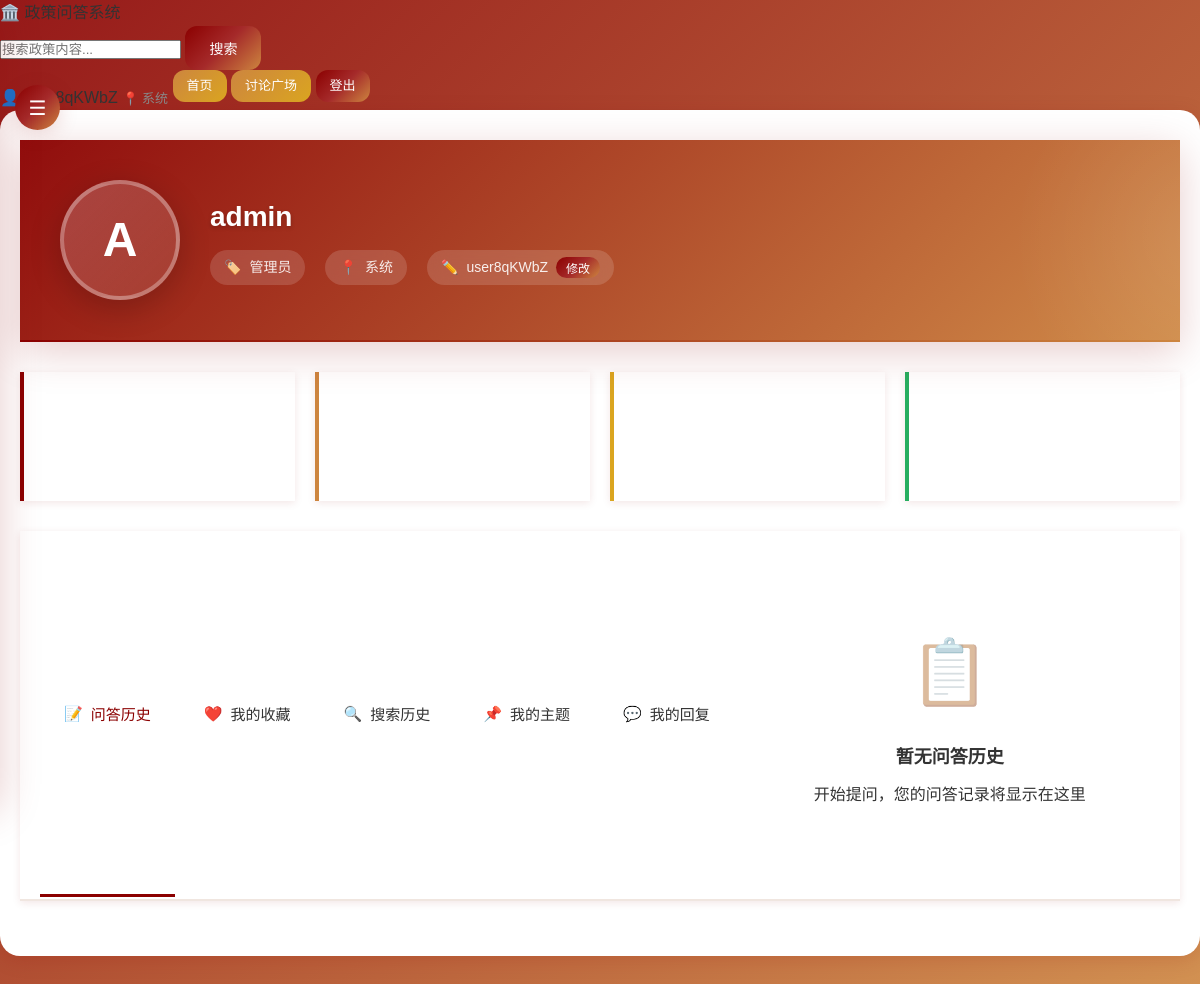
The page /profile (signed in) on the database as committed earlier.
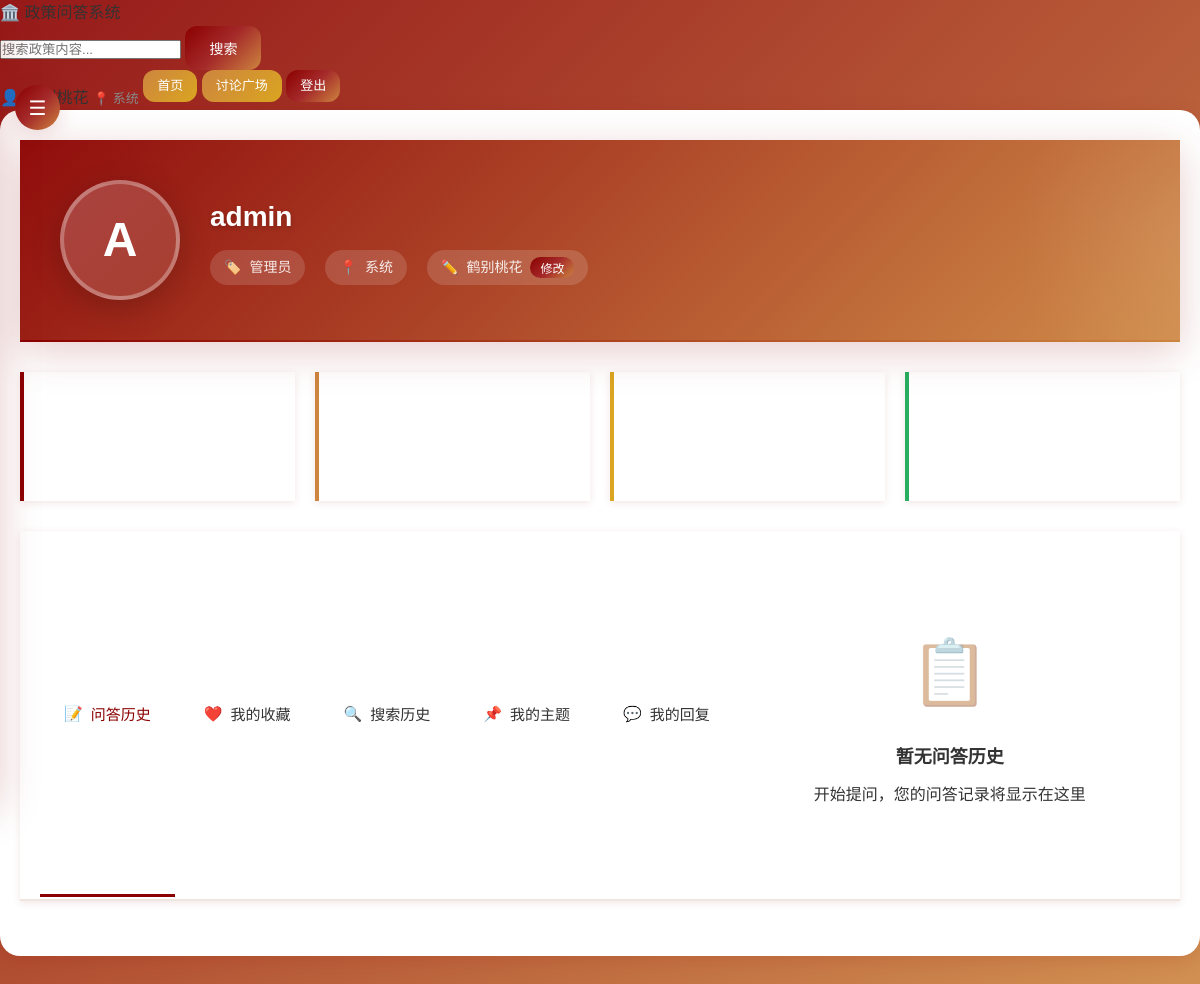
The same page on the database as committed later.
### tables this page shows
CREATE TABLE users (
            id INTEGER PRIMARY KEY AUTOINCREMENT,
            username TEXT NOT NULL UNIQUE,
            password TEXT NOT NULL,
            role TEXT NOT NULL DEFAULT 'user',
            nickname TEXT,
            region TEXT,
            ban_until TIMESTAMP,
            is_banned INTEGER DEFAULT 0,
            is_expert INTEGER DEFAULT 0,
            expert_application TEXT,
            created_at TIMESTAMP DEFAULT CURRENT_TIMESTAMP
        );

### app/routes.py (the view)
@app.route('/profile')
def profile():
    if not is_logged_in():
        return redirect(url_for('login', redirect='/profile'))
    user = UserService.get_user_by_id(session['user_id'])
    user_info = {
        'username': user['username'],
        'nickname': user['nickname'],
        'role': user['role'],
        'region': user['region'],
        'is_expert': user['is_expert']
    }
    search_history = UserHistoryService.get_user_search_history(session['user_id'])
    favorites = UserFavoriteService.get_user_favorites(session['user_id'])
    user_topics = ForumService.get_user_topics(session['user_id'])
    user_replies = ForumService.get_user_replies(session['user_id'])
    return render_template('profile.html', user_info=user_info, search_history=search_history, favorites=favorites, user_topics=user_topics, user_replies=user_replies)

### app/models.py (called while the page is built)
def get_user_search_history(user_id, limit=20):
    conn = sqlite3.connect(DATABASE_PATH)
    cursor = conn.cursor()
    cursor.execute('''
        SELECT id, query, result_count, created_at
        FROM user_search_history
        WHERE user_id = ?
        ORDER BY created_at DESC
        LIMIT ?
    ''', (user_id, limit))
    history = cursor.fetchall()
    conn.close()
    return [{
        'id': h[0], 'query': h[1], 'result_count': h[2], 'created_at': h[3]
    } for h in history]

def get_user_forum_topics(user_id, limit=20):
    conn = sqlite3.connect(DATABASE_PATH)
    cursor = conn.cursor()
    cursor.execute('''
        SELECT id, title, content, view_count, reply_count, like_count, created_at
        FROM forum_topics
        WHERE user_id = ?
        ORDER BY created_at DESC
        LIMIT ?
    ''', (user_id, limit))
    topics = cursor.fetchall()
    conn.close()
    return [{
        'id': t[0], 'title': t[1], 'content': t[2],
        'view_count': t[3], 'reply_count': t[4], 'like_count': t[5], 'created_at': t[6]
    } for t in topics]

def get_user_forum_replies(user_id, limit=20):
    conn = sqlite3.connect(DATABASE_PATH)
    cursor = conn.cursor()
    cursor.execute('''
        SELECT fr.id, fr.topic_id, fr.content, fr.created_at, ft.title
        FROM forum_replies fr
        JOIN forum_topics ft ON fr.topic_id = ft.id
        WHERE fr.user_id = ?
        ORDER BY fr.created_at DESC
        LIMIT ?
    ''', (user_id, limit))
    replies = cursor.fetchall()
    conn.close()
    return [{
        'id': r[0], 'topic_id': r[1], 'content': r[2], 'created_at': r[3], 'topic_title': r[4]
    } for r in replies]

def get_user_favorites(user_id):
    conn = sqlite3.connect(DATABASE_PATH)
    cursor = conn.cursor()
    cursor.execute('''
        SELECT p.id, p.title, p.content, p.source, p.publish_date, p.created_at, p.topic
        FROM policies p
        JOIN user_favorites uf ON p.id = uf.policy_id
        WHERE uf.user_id = ?
        ORDER BY uf.created_at DESC
    ''', (user_id,))
    favorites = cursor.fetchall()
    conn.close()
    return [{
        'id': f[0], 'title': f[1], 'content': f[2], 'source': f[3],
        'publish_date': f[4], 'created_at': f[5], 'topic': f[6]
    } for f in favorites]

### app/routes.py (called while the page is built)
def is_logged_in():
    return 'user_id' in session

### app/services/forum_service.py (called while the page is built)
    @staticmethod
    def get_user_topics(user_id):
        return get_user_forum_topics(user_id)

    @staticmethod
    def get_user_replies(user_id):
        return get_user_forum_replies(user_id)

### templates/profile.html (shortened to what this page needs)
<!DOCTYPE html>
<html lang="zh-CN">
<head>
    <link rel="stylesheet" href="/css/main.css">
</head>
<body>
    <button class="sidebar-toggle" id="sidebarToggle" onclick="toggleSidebar()">☰</button>
    <div class="main-container">
        <nav class="top-nav">
            <div class="nav-brand">
                <span class="nav-logo">🏛️</span>
                <span>政策问答系统</span>
            </div>
            <div class="nav-search">
                <form action="/search" method="GET">
                    <input type="text" name="q" placeholder="搜索政策内容...">
                    <button type="submit" class="btn btn-primary">搜索</button>
                </form>
            </div>
            <div class="nav-user">
                <span class="user-greeting">👤 {{ user_info.nickname or user_info.username }}</span>
                {% if user_info.region %}
                <span class="user-region">📍 {{ user_info.region }}</span>
                {% endif %}
                <a href="/" class="btn btn-secondary btn-sm">首页</a>
                <a href="/forum" class="btn btn-secondary btn-sm">讨论广场</a>
                <a href="/logout" class="btn btn-danger btn-sm">登出</a>
            </div>
        </nav>
        <div class="profile-container">
            <div class="profile-header">
                <div class="profile-header-content">
                    <div class="profile-avatar">
                        {{ user_info.username[0] | upper }}
                    </div>
                    <div class="profile-info">
                        <h1>{{ user_info.username }}</h1>
                        <div class="profile-meta">
                            <span class="profile-meta-item">
                                <span>🏷️</span>
                                <span>{% if user_info.role == 'admin' %}管理员{% else %}普通用户{% endif %}</span>
                            </span>
                            <span class="profile-meta-item">
                                <span>📍</span>
                                <span>{{ user_info.region or '未设置地区' }}</span>
                            </span>
                            <span class="profile-meta-item">
                                <span>✏️</span>
                                <span id="current-nickname">{{ user_info.nickname or '未设置昵称' }}</span>
                                <button class="btn btn-sm" style="padding: 2px 10px; font-size: 12px;" onclick="editNickname()">修改</button>
                            </span>
                        </div>
                    </div>
                </div>
            </div>
            <div class="profile-stats">
                <div class="stat-card">
                    <div class="stat-value">{{ history|length if history else 0 }}</div>
                    <div class="stat-label">问答历史</div>
                </div>
                <div class="stat-card">
                    <div class="stat-value">{{ favorites|length if favorites else 0 }}</div>
                    <div class="stat-label">收藏政策</div>
                </div>
                <div class="stat-card">
                    <div class="stat-value">{{ user_topics|length if user_topics else 0 }}</div>
                    <div class="stat-label">发布主题</div>
                </div>
                <div class="stat-card">
                    <div class="stat-value">{{ user_replies|length if user_replies else 0 }}</div>
                    <div class="stat-label">回复数量</div>
                </div>
            </div>
            <div class="profile-tabs">
                <div class="tabs-nav">
                    <button class="tab-btn active" onclick="switchTab('history')">
                        <span>📝</span> 问答历史
                    </button>
                    <button class="tab-btn" onclick="switchTab('favorites')">
                        <span>❤️</span> 我的收藏
                    </button>
                    <button class="tab-btn" onclick="switchTab('search_history')">
                        <span>🔍</span> 搜索历史
                    </button>
                    <button class="tab-btn" onclick="switchTab('forum_topics')">
                        <span>📌</span> 我的主题
                    </button>
                    <button class="tab-btn" onclick="switchTab('forum_replies')">
                        <span>💬</span> 我的回复
                    </button>
                </div>
                <div id="history" class="tab-content active">
                    {% if history %}
                        {% for item in history %}
                        <div class="activity-item">
                            <div class="activity-header">
                                <div class="activity-title">📝 {{ item.question }}</div>
                                <div class="activity-time">{{ item.created_at }}</div>
                            </div>
                            <div class="activity-content">
                                {% if item.answer %}
                                    💡 {{ item.answer[:200] }}{% if item.answer|length > 200 %}...{% endif %}
                                {% else %}
                                    💡 暂无回答
                                {% endif %}
                            </div>
                        </div>
                        {% endfor %}
                    {% else %}
                        <div class="empty-state">
                            <div class="empty-state-icon">📋</div>
                            <h3>暂无问答历史</h3>
                            <p>开始提问，您的问答记录将显示在这里</p>
                        </div>
                    {% endif %}
                </div>
            </div>
        </div>
    </div>
</body>
</html>

### css/main.css (style rules this page uses)
* { margin: 0; padding: 0; box-sizing: border-box; }
:root { --primary-color: #8B0000; --secondary-color: #CD853F; --accent-color: #DAA520; --gradient-primary: linear-gradient(135deg, #8B0000 0%, #A52A2A 50%, #CD853F 100%); --gradient-secondary: linear-gradient(135deg, #CD853F 0%, #DAA520 100%); --gradient-bg: linear-gradient(135deg, rgba(139, 0, 0, 0.9) 0%, rgba(205, 133, 63, 0.9) 100%); --shadow-sm: 0 2px 8px rgba(139, 0, 0, 0.1); --shadow-md: 0 4px 20px rgba(139, 0, 0, 0.15); --shadow-lg: 0 10px 40px rgba(139, 0, 0, 0.2); --shadow-hover: 0 8px 30px rgba(139, 0, 0, 0.25); --transition-fast: all 0.2s cubic-bezier(0.4, 0, 0.2, 1); --transition-normal: all 0.3s cubic-bezier(0.4, 0, 0.2, 1); --transition-slow: all 0.5s cubic-bezier(0.4, 0, 0.2, 1); --border-radius-sm: 8px; --border-radius-md: 12px; --border-radius-lg: 20px; --border-radius-xl: 30px; }
html { scroll-behavior: smooth; }
body { font-family: 'Microsoft YaHei', 'PingFang SC', 'Hiragino Sans GB', Arial, sans-serif; background: var(--gradient-bg); min-height: 100vh; color: #333; line-height: 1.6; }
.btn { display: inline-block; padding: 12px 24px; background: var(--gradient-primary); color: white; text-decoration: none; border-radius: var(--border-radius-md); border: none; cursor: pointer; transition: var(--transition-normal); font-size: 14px; font-weight: 500; position: relative; overflow: hidden; }
.btn::before { content: ''; position: absolute; top: 50%; left: 50%; width: 0; height: 0; background: rgba(255,255,255,0.2); border-radius: 50%; transform: translate(-50%, -50%); transition: width 0.6s, height 0.6s; }
.btn-primary { background: var(--gradient-primary); }
.btn-secondary { background: var(--gradient-secondary); }
.btn-sm { padding: 8px 16px; font-size: 12px; }
.profile-container { background: white; border-radius: var(--border-radius-lg); padding: 35px; box-shadow: var(--shadow-md); }
.profile-header { display: flex; align-items: center; gap: 25px; margin-bottom: 35px; padding-bottom: 25px; border-bottom: 2px solid transparent; border-image: linear-gradient(90deg, var(--primary-color), var(--secondary-color)) 1; }
.profile-avatar { width: 90px; height: 90px; border-radius: 50%; background: var(--gradient-primary); display: flex; align-items: center; justify-content: center; color: white; font-size: 36px; font-weight: bold; box-shadow: var(--shadow-md); transition: var(--transition-normal); }
.profile-tabs { display: flex; gap: 10px; margin-bottom: 25px; border-bottom: 2px solid #F0E6E0; padding-bottom: 2px; }
.stat-card { background: var(--gradient-primary); color: white; padding: 25px; border-radius: var(--border-radius-lg); text-align: center; box-shadow: var(--shadow-md); transition: var(--transition-normal); }
.stat-value { font-size: 40px; font-weight: bold; margin-bottom: 8px; }
.stat-label { font-size: 14px; opacity: 0.95; }
.sidebar-toggle { position: fixed; left: 15px; top: 85px; width: 45px; height: 45px; background: var(--gradient-primary); color: white; border: none; border-radius: 50%; cursor: pointer; z-index: 999; display: flex; align-items: center; justify-content: center; font-size: 20px; box-shadow: var(--shadow-md); transition: var(--transition-normal); }
.main-container { min-height: 100vh; padding-bottom: 40px; }
.empty-state { text-align: center; padding: 70px 30px; color: #999; }
.empty-state-icon { font-size: 72px; margin-bottom: 25px; opacity: 0.4; animation: float 3s ease-in-out infinite; }
.user-region { color: #888; font-size: 13px; }

Rows that differ between the two databases and show on the page:
changed users "admin": nickname "user8qKWbZ" → "鹤别桃花"
